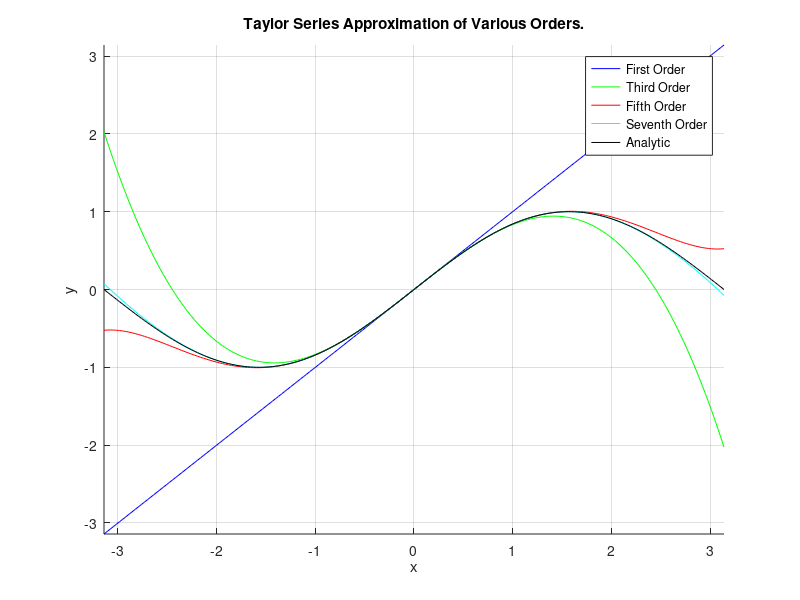

MATLAB code to generate this figure:
% Script producing a graph of the Taylor expansion (till 3rd term) of the function sin(x) between -pi and pi.
% Author: Chris B. Kirov
% Date: 28.09.2017  
clc
clear
close all

c = {'b', 'g', 'r', 'c'};                                                 % plot colours. 
x = linspace(-pi, pi, 200);                                    % data set.
y = zeros( size(x) );                                              % memory allocated for the approximation.

hold on
for n = 0 : 3                                                           % till 3rd term, i.e. 1st, 3rd, 5th and 7th order.
  
  y = y + ( (-1)^(n) * x.^(2 * n + 1) ) / factorial(2 * n + 1);       
  
  plot( x, y, c{ n +1 } )                                           % plot n-th term in c - colour.
end

plot(x, sin(x), 'k');                                                 % plot analytic.
grid on

title('Taylor Series Approximation of Various Orders.')
xlabel('x')
ylabel('y')
legend('First Order', 'Third Order', 'Fifth Order', 'Seventh Order', 'Analytic')
axis tight

